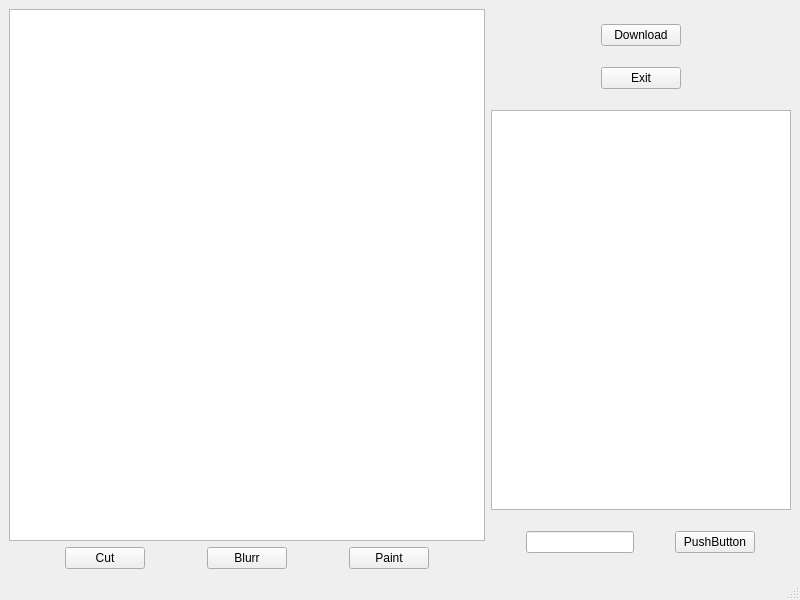
<?xml version="1.0" encoding="UTF-8"?>
<ui version="4.0">
 <class>EditWindow</class>
 <widget class="QMainWindow" name="EditWindow">
  <property name="geometry">
   <rect>
    <x>0</x>
    <y>0</y>
    <width>800</width>
    <height>600</height>
   </rect>
  </property>
  <property name="windowTitle">
   <string>MainWindow</string>
  </property>
  <widget class="QWidget" name="centralwidget">
   <layout class="QHBoxLayout" name="horizontalLayout">
    <item>
     <layout class="QVBoxLayout" name="verticalLayout_4">
      <item>
       <widget class="QGraphicsView" name="grview">
        <property name="mouseTracking">
         <bool>true</bool>
        </property>
       </widget>
      </item>
      <item>
       <layout class="QHBoxLayout" name="horizontalLayout_4">
        <item>
         <widget class="QPushButton" name="pushButton_4">
          <property name="sizePolicy">
           <sizepolicy hsizetype="Fixed" vsizetype="Fixed">
            <horstretch>0</horstretch>
            <verstretch>0</verstretch>
           </sizepolicy>
          </property>
          <property name="text">
           <string>Cut</string>
          </property>
         </widget>
        </item>
        <item>
         <widget class="QPushButton" name="pushButton_5">
          <property name="sizePolicy">
           <sizepolicy hsizetype="Fixed" vsizetype="Fixed">
            <horstretch>0</horstretch>
            <verstretch>0</verstretch>
           </sizepolicy>
          </property>
          <property name="text">
           <string>Blurr</string>
          </property>
         </widget>
        </item>
        <item>
         <widget class="QPushButton" name="pushButton_6">
          <property name="sizePolicy">
           <sizepolicy hsizetype="Fixed" vsizetype="Fixed">
            <horstretch>0</horstretch>
            <verstretch>0</verstretch>
           </sizepolicy>
          </property>
          <property name="text">
           <string>Paint</string>
          </property>
         </widget>
        </item>
       </layout>
      </item>
     </layout>
    </item>
    <item>
     <layout class="QVBoxLayout" name="verticalLayout">
      <item alignment="Qt::AlignHCenter">
       <widget class="QPushButton" name="pushButton_2">
        <property name="sizePolicy">
         <sizepolicy hsizetype="Fixed" vsizetype="Fixed">
          <horstretch>0</horstretch>
          <verstretch>0</verstretch>
         </sizepolicy>
        </property>
        <property name="text">
         <string>Download</string>
        </property>
       </widget>
      </item>
      <item alignment="Qt::AlignHCenter">
       <widget class="QPushButton" name="pushButton">
        <property name="sizePolicy">
         <sizepolicy hsizetype="Fixed" vsizetype="Fixed">
          <horstretch>0</horstretch>
          <verstretch>0</verstretch>
         </sizepolicy>
        </property>
        <property name="text">
         <string>Exit</string>
        </property>
       </widget>
      </item>
      <item alignment="Qt::AlignHCenter">
       <widget class="QListWidget" name="listWidget">
        <property name="sizePolicy">
         <sizepolicy hsizetype="Fixed" vsizetype="Fixed">
          <horstretch>0</horstretch>
          <verstretch>0</verstretch>
         </sizepolicy>
        </property>
        <property name="minimumSize">
         <size>
          <width>300</width>
          <height>400</height>
         </size>
        </property>
        <property name="maximumSize">
         <size>
          <width>300</width>
          <height>400</height>
         </size>
        </property>
       </widget>
      </item>
      <item>
       <layout class="QHBoxLayout" name="horizontalLayout_2">
        <item>
         <widget class="QLineEdit" name="lineEdit">
          <property name="sizePolicy">
           <sizepolicy hsizetype="Fixed" vsizetype="Fixed">
            <horstretch>0</horstretch>
            <verstretch>0</verstretch>
           </sizepolicy>
          </property>
         </widget>
        </item>
        <item>
         <widget class="QPushButton" name="pushButton_3">
          <property name="sizePolicy">
           <sizepolicy hsizetype="Fixed" vsizetype="Fixed">
            <horstretch>0</horstretch>
            <verstretch>0</verstretch>
           </sizepolicy>
          </property>
          <property name="text">
           <string>PushButton</string>
          </property>
         </widget>
        </item>
       </layout>
      </item>
     </layout>
    </item>
   </layout>
  </widget>
  <widget class="QMenuBar" name="menubar">
   <property name="geometry">
    <rect>
     <x>0</x>
     <y>0</y>
     <width>800</width>
     <height>22</height>
    </rect>
   </property>
  </widget>
  <widget class="QStatusBar" name="statusbar"/>
 </widget>
 <resources/>
 <connections/>
</ui>
